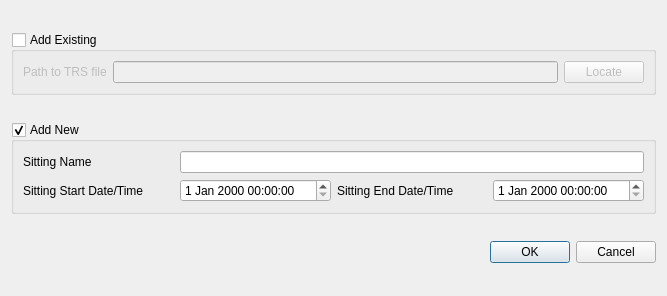
<?xml version="1.0" encoding="UTF-8"?>
<ui version="4.0">
 <class>addToPlaylist</class>
 <widget class="QDialog" name="addToPlaylist">
  <property name="geometry">
   <rect>
    <x>0</x>
    <y>0</y>
    <width>667</width>
    <height>296</height>
   </rect>
  </property>
  <property name="sizePolicy">
   <sizepolicy hsizetype="Preferred" vsizetype="Fixed">
    <horstretch>0</horstretch>
    <verstretch>0</verstretch>
   </sizepolicy>
  </property>
  <property name="minimumSize">
   <size>
    <width>0</width>
    <height>0</height>
   </size>
  </property>
  <property name="maximumSize">
   <size>
    <width>1600</width>
    <height>1600</height>
   </size>
  </property>
  <property name="windowTitle">
   <string>Add to Playlist</string>
  </property>
  <layout class="QGridLayout" name="gridLayout_6">
   <item row="3" column="0">
    <widget class="QDialogButtonBox" name="buttonBox">
     <property name="orientation">
      <enum>Qt::Horizontal</enum>
     </property>
     <property name="standardButtons">
      <set>QDialogButtonBox::Cancel|QDialogButtonBox::Ok</set>
     </property>
    </widget>
   </item>
   <item row="1" column="0">
    <widget class="QGroupBox" name="addNewGroupBox">
     <property name="sizePolicy">
      <sizepolicy hsizetype="Preferred" vsizetype="Fixed">
       <horstretch>0</horstretch>
       <verstretch>0</verstretch>
      </sizepolicy>
     </property>
     <property name="title">
      <string>Add New</string>
     </property>
     <property name="flat">
      <bool>false</bool>
     </property>
     <property name="checkable">
      <bool>true</bool>
     </property>
     <property name="checked">
      <bool>true</bool>
     </property>
     <layout class="QGridLayout" name="gridLayout_5">
      <item row="0" column="0">
       <layout class="QGridLayout" name="gridLayout_4">
        <item row="0" column="0">
         <widget class="QLabel" name="label_8">
          <property name="text">
           <string>Sitting Name</string>
          </property>
         </widget>
        </item>
        <item row="0" column="2" colspan="3">
         <widget class="QLineEdit" name="sittingNameLineEdit"/>
        </item>
        <item row="1" column="2">
         <widget class="QDateTimeEdit" name="startDateTime"/>
        </item>
        <item row="1" column="4">
         <widget class="QDateTimeEdit" name="endDateTime"/>
        </item>
        <item row="1" column="0">
         <widget class="QLabel" name="label">
          <property name="text">
           <string>Sitting Start Date/Time</string>
          </property>
         </widget>
        </item>
        <item row="1" column="3">
         <widget class="QLabel" name="lbl_endDateTime">
          <property name="text">
           <string>Sitting End Date/Time</string>
          </property>
         </widget>
        </item>
       </layout>
      </item>
     </layout>
    </widget>
   </item>
   <item row="0" column="0">
    <widget class="QGroupBox" name="addExistingGroupBox">
     <property name="sizePolicy">
      <sizepolicy hsizetype="Preferred" vsizetype="Fixed">
       <horstretch>0</horstretch>
       <verstretch>0</verstretch>
      </sizepolicy>
     </property>
     <property name="title">
      <string>Add Existing</string>
     </property>
     <property name="checkable">
      <bool>true</bool>
     </property>
     <property name="checked">
      <bool>false</bool>
     </property>
     <layout class="QGridLayout" name="gridLayout_2">
      <item row="0" column="0">
       <layout class="QGridLayout" name="gridLayout">
        <item row="0" column="0">
         <widget class="QLabel" name="label_3">
          <property name="text">
           <string>Path to TRS file</string>
          </property>
         </widget>
        </item>
        <item row="0" column="1">
         <widget class="QLineEdit" name="existingPathLineEdit"/>
        </item>
        <item row="0" column="2">
         <widget class="QPushButton" name="locateExistingButton">
          <property name="text">
           <string>Locate</string>
          </property>
         </widget>
        </item>
       </layout>
      </item>
     </layout>
    </widget>
   </item>
  </layout>
 </widget>
 <resources/>
 <connections>
  <connection>
   <sender>buttonBox</sender>
   <signal>accepted()</signal>
   <receiver>addToPlaylist</receiver>
   <slot>accept()</slot>
   <hints>
    <hint type="sourcelabel">
     <x>248</x>
     <y>254</y>
    </hint>
    <hint type="destinationlabel">
     <x>157</x>
     <y>274</y>
    </hint>
   </hints>
  </connection>
  <connection>
   <sender>buttonBox</sender>
   <signal>rejected()</signal>
   <receiver>addToPlaylist</receiver>
   <slot>reject()</slot>
   <hints>
    <hint type="sourcelabel">
     <x>316</x>
     <y>260</y>
    </hint>
    <hint type="destinationlabel">
     <x>286</x>
     <y>274</y>
    </hint>
   </hints>
  </connection>
 </connections>
</ui>
